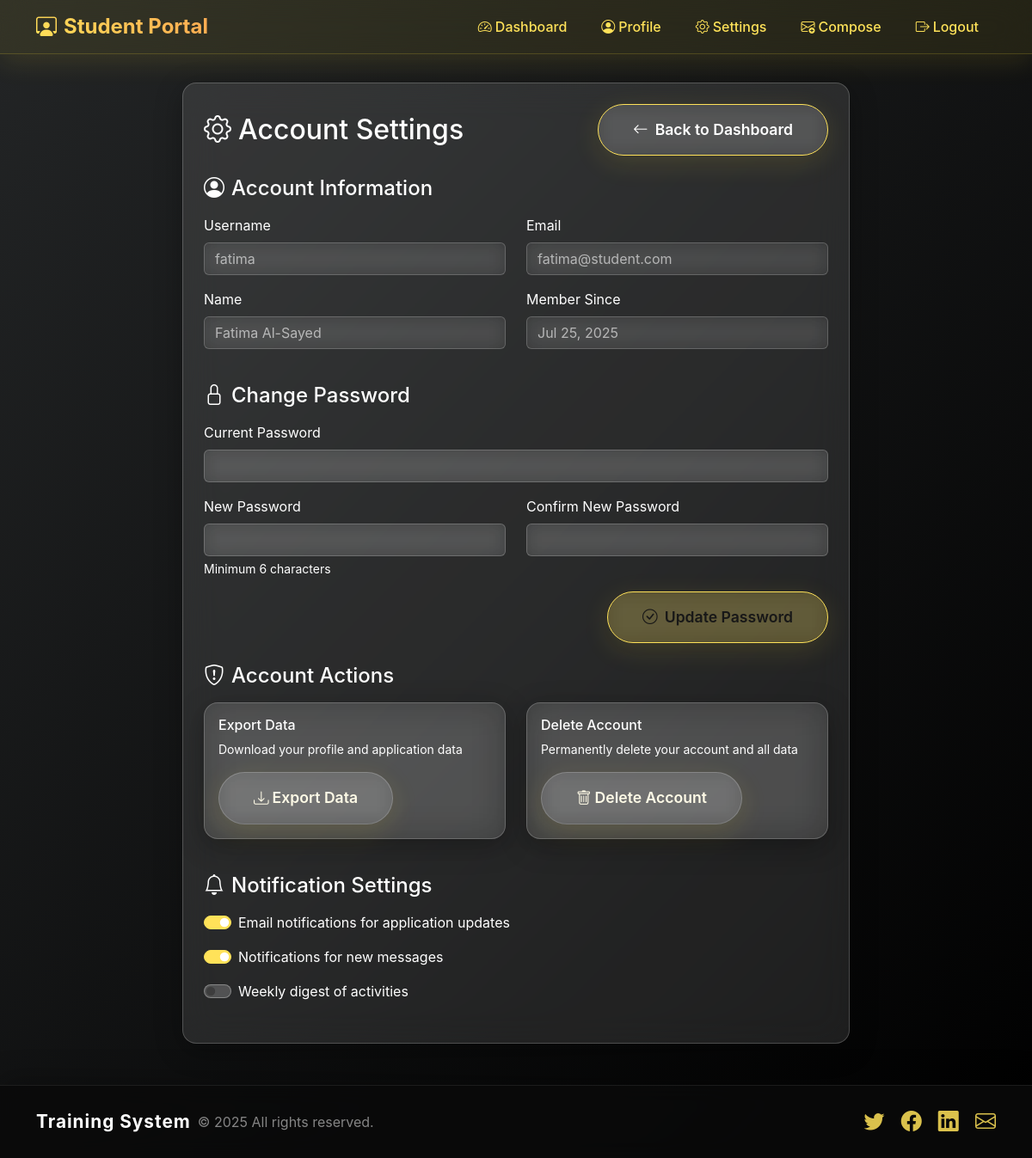
The app's page /?controller=student&action=settings (signed in) with its own data.
### tables this page shows
CREATE TABLE students (
    id INT AUTO_INCREMENT PRIMARY KEY,
    name VARCHAR(100) NOT NULL,
    email VARCHAR(100) NOT NULL UNIQUE,
    username VARCHAR(50) NOT NULL UNIQUE,
    password VARCHAR(255) NOT NULL,
    major VARCHAR(100) NOT NULL,
    city VARCHAR(100) NOT NULL,
    cv VARCHAR(255),
    linkedin VARCHAR(255),
    created_at TIMESTAMP DEFAULT CURRENT_TIMESTAMP
);

### app/controllers/StudentController.php (called while the page is built, shortened)
<?php
require_once __DIR__ . '/../models/Student.php';
class StudentController {
    public function settings() {
        $studentModel = new Student($GLOBALS['pdo']);
        $student = $studentModel->getProfile($_SESSION['student_id']);
        require __DIR__ . '/../views/student/settings.php';
    }
}

### app/models/Student.php (called while the page is built, shortened)
<?php
class Student {
    private $pdo;
    public function __construct($pdo) {
        $this->pdo = $pdo;
    }
    public function getProfile($id) {
        $sql = "SELECT * FROM students WHERE id = ?";
        $stmt = $this->pdo->prepare($sql);
        $stmt->execute([$id]);
        return $stmt->fetch();
    }
}

### app/views/student/settings.php (the view, shortened to what this page needs)
<?php
include_once __DIR__ . '/../layout/header.php';
?>
<div class="container-fluid py-5 mt-5">
    <div class="row">
        <div class="col-lg-8 mx-auto">
            <div class="glass-card p-4">
                <div class="d-flex justify-content-between align-items-center mb-4">
                    <h2 class="text-white mb-0">
                        <i class="bi bi-gear me-2"></i>Account Settings
                    </h2>
                    <a href="?controller=student&action=dashboard" class="btn btn-glass btn-outline-warning">
                        <i class="bi bi-arrow-left me-2"></i>Back to Dashboard
                    </a>
                </div>
                <div class="mb-4">
                    <h4 class="text-white mb-3">
                        <i class="bi bi-person-circle me-2"></i>Account Information
                    </h4>
                    <div class="row">
                        <div class="col-md-6 mb-3">
                            <label class="form-label text-white">Username</label>
                            <input type="text" class="form-control glass-input" value="<?= htmlspecialchars($student['username']) ?>" readonly>
                        </div>
                        <div class="col-md-6 mb-3">
                            <label class="form-label text-white">Email</label>
                            <input type="email" class="form-control glass-input" value="<?= htmlspecialchars($student['email']) ?>" readonly>
                        </div>
                    </div>
                    <div class="row">
                        <div class="col-md-6 mb-3">
                            <label class="form-label text-white">Name</label>
                            <input type="text" class="form-control glass-input" value="<?= htmlspecialchars($student['name']) ?>" readonly>
                        </div>
                        <div class="col-md-6 mb-3">
                            <label class="form-label text-white">Member Since</label>
                            <input type="text" class="form-control glass-input" value="<?= date('M d, Y', strtotime($student['created_at'])) ?>" readonly>
                        </div>
                    </div>
                </div>
                <div class="mb-4">
                    <h4 class="text-white mb-3">
                        <i class="bi bi-lock me-2"></i>Change Password
                    </h4>
                    <form method="post">
                        <div class="row">
                            <div class="col-md-12 mb-3">
                                <label for="current_password" class="form-label text-white">Current Password</label>
                                <input type="password" class="form-control glass-input" id="current_password" name="current_password" required>
                            </div>
                        </div>
                        <div class="row">
                            <div class="col-md-6 mb-3">
                                <label for="new_password" class="form-label text-white">New Password</label>
                                <input type="password" class="form-control glass-input" id="new_password" name="new_password" required minlength="6">
                                <div class="form-text text-white">Minimum 6 characters</div>
                            </div>
                            <div class="col-md-6 mb-3">
                                <label for="confirm_password" class="form-label text-white">Confirm New Password</label>
                                <input type="password" class="form-control glass-input" id="confirm_password" name="confirm_password" required minlength="6">
                            </div>
                        </div>
                        <div class="d-grid gap-2 d-md-flex justify-content-md-end">
                            <button type="submit" class="btn btn-glass btn-primary-glass">
                                <i class="bi bi-check-circle me-2"></i>Update Password
                            </button>
                        </div>
                    </form>
                </div>
                <div class="mb-4">
                    <h4 class="text-white mb-3">
                        <i class="bi bi-shield-exclamation me-2"></i>Account Actions
                    </h4>
                    <div class="row">
                        <div class="col-md-6 mb-3">
                            <div class="glass-card p-3">
                                <h6 class="text-white mb-2">Export Data</h6>
                                <p class="text-white small mb-3">Download your profile and application data</p>
                                <a href="?controller=student&action=export" class="btn btn-sm btn-glass btn-outline-info">
                                    <i class="bi bi-download me-1"></i>Export Data
                                </a>
                            </div>
                        </div>
                        <div class="col-md-6 mb-3">
                            <div class="glass-card p-3">
                                <h6 class="text-white mb-2">Delete Account</h6>
                                <p class="text-white small mb-3">Permanently delete your account and all data</p>
                                <button type="button" class="btn btn-sm btn-glass btn-outline-danger"
                                        onclick="if(confirm('Are you sure? This action cannot be undone.')) window.location.href='?controller=student&action=deleteAccount'">
                                    <i class="bi bi-trash me-1"></i>Delete Account
                                </button>
                            </div>
                        </div>
                    </div>
                </div>
                <div class="mb-4">
                    <h4 class="text-white mb-3">
                        <i class="bi bi-bell me-2"></i>Notification Settings
                    </h4>
                    <div class="form-check form-switch mb-3">
                        <input class="form-check-input" type="checkbox" id="emailNotifications" checked>
                        <label class="form-check-label text-white" for="emailNotifications">
                            Email notifications for application updates
                        </label>
                    </div>
                    <div class="form-check form-switch mb-3">
                        <input class="form-check-input" type="checkbox" id="messageNotifications" checked>
                        <label class="form-check-label text-white" for="messageNotifications">
                            Notifications for new messages
                        </label>
                    </div>
                    <div class="form-check form-switch mb-3">
                        <input class="form-check-input" type="checkbox" id="weeklyDigest">
                        <label class="form-check-label text-white" for="weeklyDigest">
                            Weekly digest of activities
                        </label>
                    </div>
                </div>
            </div>
        </div>
    </div>
</div>
<?php include __DIR__ . '/../layout/footer.php'; ?>

### public/assets/css/style.css (style rules this page uses)
* { margin:0;padding:0;box-sizing:border-box; }
body { font-family:'Poppins',sans-serif; background: linear-gradient(135deg,#667eea,#764ba2); color:#fff; min-height:100vh; overflow-x:hidden; }
.text-warning, .alert-warning, .table-warning, .badge.bg-warning, .gradient-text-yellow, .form-label, .message-content, .faq-question, .faq-question-fancy, .notification, .btn-outline-warning, .btn-primary-glass, .profile-avatar, .stat-icon, .application-icon, .text-yellow, .text-yellow-50, .bg-yellow, .bg-yellow-50, .text-warning-50, .bg-warning-50 { color: var(--bs-navbar-brand-color) !important; }

### app/views/layout/header.php (style rules this page uses)
:root { --primary-gradient: linear-gradient(135deg, #232526 0%, #000000 100%); --secondary-gradient: linear-gradient(135deg, #ffe259 0%, #ffa751 100%); --glass-bg: rgba(255, 221, 51, 0.08); --glass-border: rgba(255, 221, 51, 0.18); --glass-shadow: 0 8px 32px rgba(255, 221, 51, 0.12); --text-light: #fffbe7; --text-dark: #232526; --accent-yellow: #ffe259; --accent-orange: #ffa751; --accent-black: #181818; }
body { background: var(--primary-gradient); min-height: 100vh; font-family: 'Inter', -apple-system, BlinkMacSystemFont, sans-serif; }
.btn-glass { background: var(--glass-bg); backdrop-filter: blur(20px); -webkit-backdrop-filter: blur(20px); border: 1px solid var(--glass-border); color: var(--accent-yellow); padding: 1rem 2.5rem; border-radius: 2rem; font-weight: 600; font-size: 1.1rem; transition: all 0.3s ease; box-shadow: var(--glass-shadow); position: relative; overflow: hidden; }
.btn-glass::before { content: ''; position: absolute; top: 0; left: -100%; width: 100%; height: 100%; background: linear-gradient(90deg, transparent, rgba(255,221,51,0.18), transparent); transition: left 0.5s; }
.btn-primary-glass { background: var(--secondary-gradient); border: none; color: var(--accent-black) !important; }
.glass-card { background: var(--glass-bg); backdrop-filter: blur(20px); -webkit-backdrop-filter: blur(20px); border: 1px solid var(--glass-border); border-radius: 1.5rem; box-shadow: var(--glass-shadow); padding: 2rem; transition: all 0.3s ease; }
.form-control { color: var(--accent-yellow); }
.form-control::placeholder { color: rgba(255, 221, 51, 0.6); }

### app/views/student/settings.php (style rules this page uses)
.glass-card { background: rgba(255, 255, 255, 0.1); backdrop-filter: blur(20px); border: 1px solid rgba(255, 255, 255, 0.2); border-radius: 1rem; box-shadow: 0 8px 32px rgba(0, 0, 0, 0.3); }
.glass-input { background: rgba(255, 255, 255, 0.1) !important; border: 1px solid rgba(255, 255, 255, 0.2) !important; color: var(--text-light) !important; backdrop-filter: blur(10px); }
.glass-input:read-only { background: rgba(255, 255, 255, 0.05) !important; color: rgba(255, 255, 255, 0.6) !important; }
.btn-glass { background: rgba(255, 255, 255, 0.1); border: 1px solid rgba(255, 255, 255, 0.2); color: var(--text-light); backdrop-filter: blur(10px); transition: all 0.3s ease; }
.btn-primary-glass { background: rgba(255, 221, 51, 0.2); border-color: var(--accent-yellow); color: var(--accent-yellow); }
.btn-outline-warning { border-color: var(--accent-yellow); color: var(--accent-yellow); }
.form-check-input { background-color: rgba(255, 255, 255, 0.2); border-color: rgba(255, 255, 255, 0.3); }
.form-check-input:checked { background-color: var(--accent-yellow); border-color: var(--accent-yellow); }

### records on screen
students: username "fatima", email "fatima@student.com", name "Fatima Al-Sayed", created_at "Jul 25, 2025"
